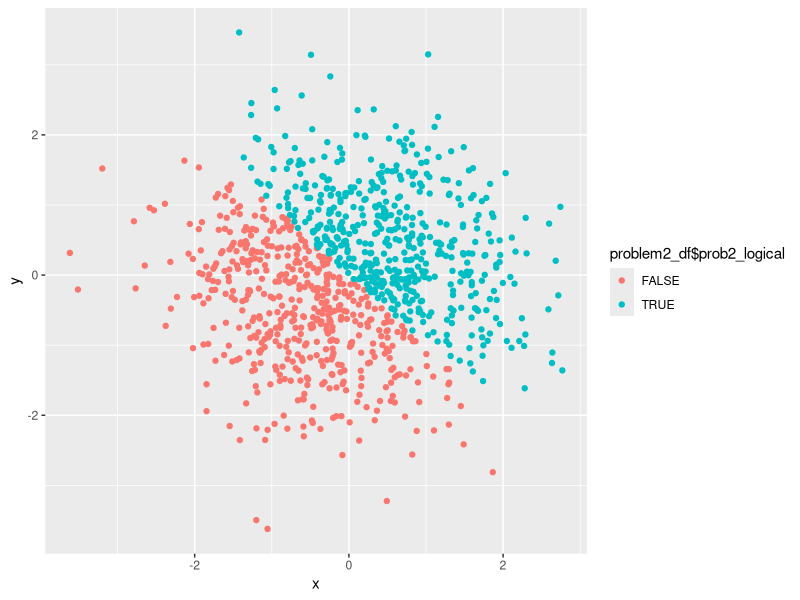
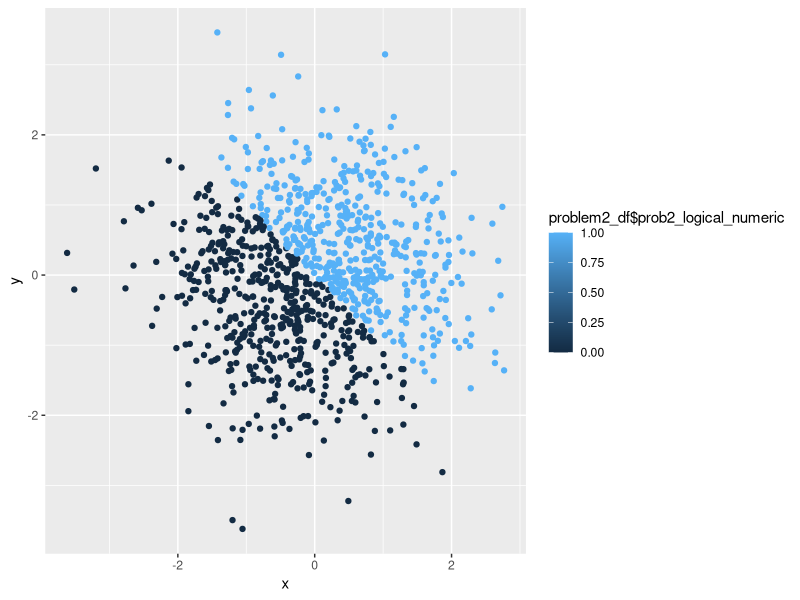
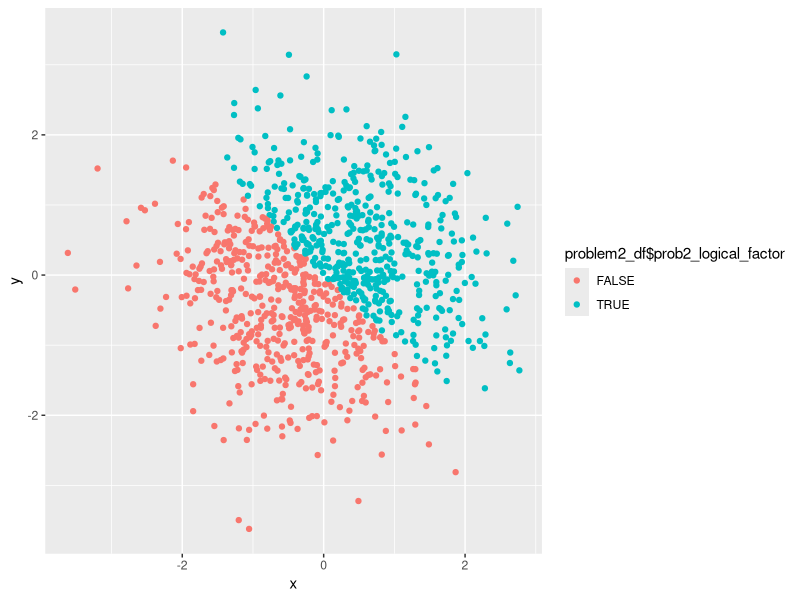
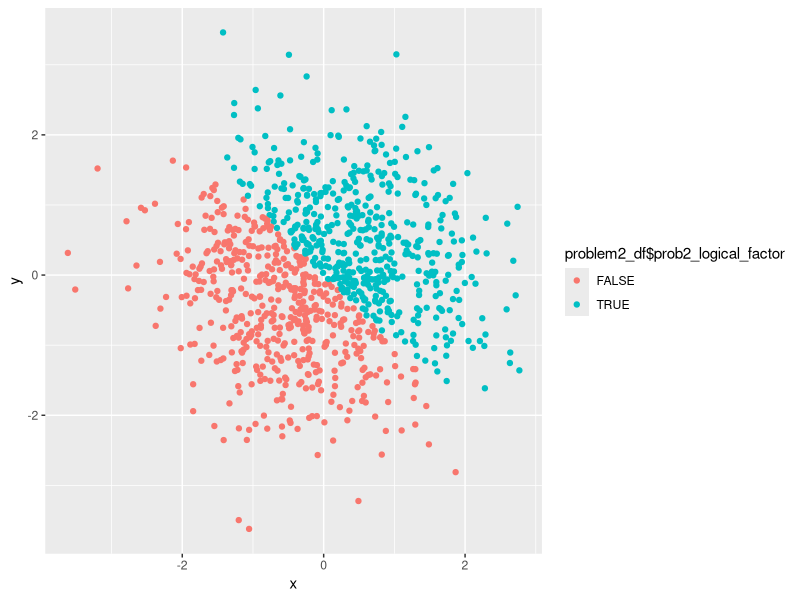

Reproduce these figures in R, in order.
## ---- chunk 1

library(tidyverse)

## ---- chunk 2
problem1_df = tibble(
  prob1_random_sample = runif(10, 0, 5),
  prob1_logical = prob1_random_sample > 2,
  prob1_character = c("boy", "girl", "boy", "boy", "girl", "boy", "girl", "boy", "girl", "boy"),
  prob1_factor = factor(prob1_character)
)
## ---- chunk 3
  prob1_logical_numeric = as.numeric(problem1_df$prob1_logical) 
  prob1_character_numeric = as.numeric(problem1_df$prob1_character)
  prob1_factor_numeric = as.numeric(problem1_df$prob1_factor)
## ---- chunk 4
    prob1_char_factor_numeric = as.numeric(as.factor(problem1_df$prob1_character))
    prob1_factor_char_numeric = as.numeric(as.character(problem1_df$prob1_factor))
## ---- chunk 5
problem2_df = tibble(
  x = rnorm(1000),
  y = rnorm(1000),
  prob2_logical = x + y > 0,
  prob2_logical_numeric = as.numeric(prob2_logical),
  prob2_logical_factor = factor(prob2_logical)
)
## ---- chunk 6
ggplot(problem2_df, aes(x = x, y = y, color = problem2_df$prob2_logical)) + geom_point()
## ---- chunk 7
ggplot(problem2_df, aes(x = x, y = y, color = problem2_df$prob2_logical_numeric)) + geom_point()
## ---- chunk 8
ggplot(problem2_df, aes(x = x, y = y, color = problem2_df$prob2_logical_factor)) + geom_point()
## ---- chunk 9
ggsave("./prob2_first_scatter_plot.pdf", height = 4, width = 6)
